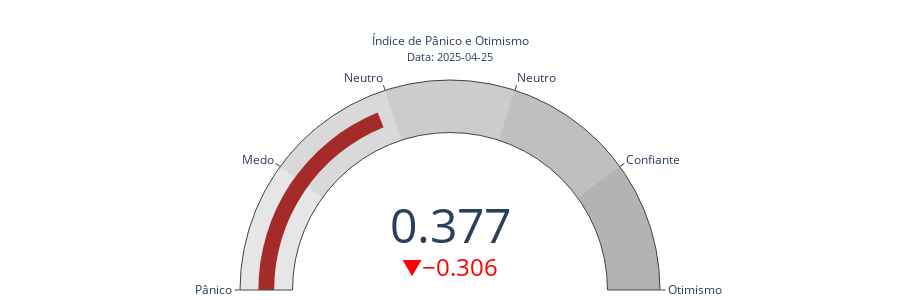

This figure's notebook cell:
### Code cell
# 5. Gauge
indice_atual = scaled_df_volume['Indice_Sentimento'].iloc[-1]
indice_ontem = scaled_df_volume['Indice_Sentimento'].iloc[-2]
variacao = indice_atual - indice_ontem
data_ult = df_resultado.index[-1].strftime('%Y-%m-%d')

fig = go.Figure(go.Indicator(
    mode="gauge+number+delta",
    value=indice_atual,
    delta={'reference': indice_ontem, 'increasing': {'color': "green"}, 'decreasing': {'color': "red"}},
    number={'font': {'size': 48}},
    gauge={
        'axis': {'range': [0, 1], 'tickvals': [0, 0.2, 0.4, 0.6, 0.8, 1], 
                 'ticktext': ['Pânico', 'Medo', 'Neutro', 'Neutro', 'Confiante', 'Otimismo']},
        'bar': {'color': 'brown', 'thickness': 0.3},
        'bgcolor': "lightgray",
        'steps': [
            {'range': [0, 0.2], 'color': '#e6e6e6'},
            {'range': [0.2, 0.4], 'color': '#d9d9d9'},
            {'range': [0.4, 0.6], 'color': '#cccccc'},
            {'range': [0.6, 0.8], 'color': '#bfbfbf'},
            {'range': [0.8, 1.0], 'color': '#b3b3b3'}
        ],
    },
    title={'text': f"Índice de Pânico e Otimismo<br><span style='font-size:0.9em'>Data: {data_ult}</span>"}
))

fig.update_layout(height=300, margin={'t': 80, 'b': 10})
fig.show()

### Figure 1 — Plotly figure (JSON) as saved in the notebook; plotly's stock layout.template omitted (floating-point values rounded to 4 significant figures)
{"data": [{"delta": {"decreasing": {"color": "red"}, "increasing": {"color": "green"}, "reference": 0.683}, "gauge": {"axis": {"range": [0, 1], "ticktext": ["Pânico", "Medo", "Neutro", "Neutro", "Confiante", "Otimismo"], "tickvals": [0, 0.2, 0.4, 0.6, 0.8, 1]}, "bar": {"color": "brown", "thickness": 0.3}, "bgcolor": "lightgray", "steps": [{"color": "#e6e6e6", "range": [0, 0.2]}, {"color": "#d9d9d9", "range": [0.2, 0.4]}, {"color": "#cccccc", "range": [0.4, 0.6]}, {"color": "#bfbfbf", "range": [0.6, 0.8]}, {"color": "#b3b3b3", "range": [0.8, 1]}]}, "mode": "gauge+number+delta", "number": {"font": {"size": 48}}, "title": {"text": "Índice de Pânico e Otimismo<br><span style='font-size:0.9em'>Data: 2025-04-25</span>"}, "type": "indicator", "value": 0.3767}], "layout": {"height": 300, "margin": {"b": 10, "t": 80}}}
